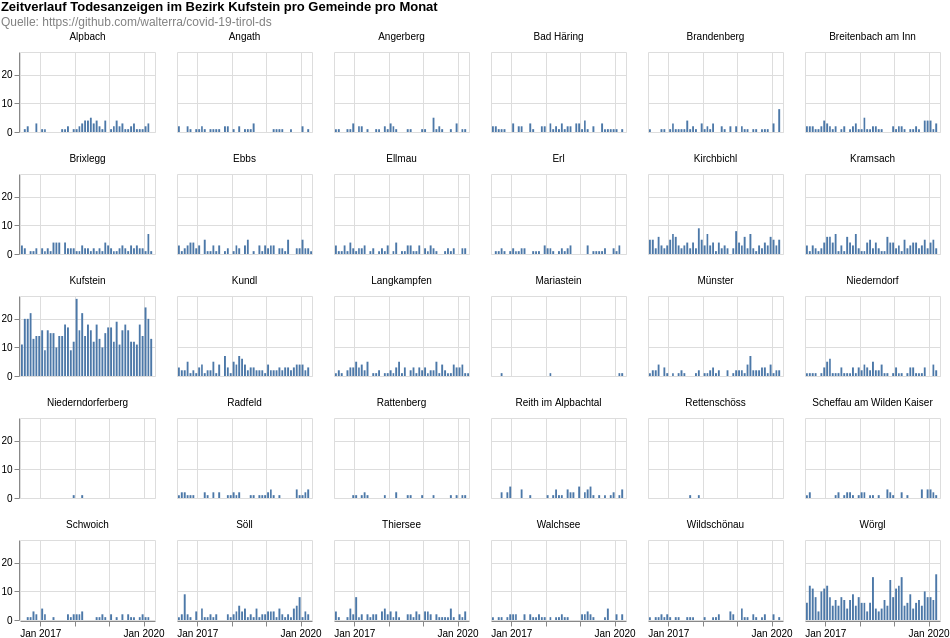

Express this chart as Vega-Lite.
### Vega-Lite specification from a JSON file in a GitHub repository (floating-point values rounded to 4 significant figures; data arrays with more than 128 entries replaced by an {"elided": "..."} marker saying what was removed)
{"config": {"view": {"continuousWidth": 400, "continuousHeight": 300}}, "data": {"name": "data-6d5b8087c8a1a7a0a021d6d43509f73e"}, "facet": {"type": "nominal", "field": "municipaly", "title": null}, "spec": {"layer": [{"mark": "bar", "encoding": {"tooltip": [{"type": "temporal", "field": "date", "timeUnit": "yearmonth"}, {"type": "quantitative", "aggregate": "sum", "field": "count"}], "x": {"type": "temporal", "field": "date", "timeUnit": "yearmonth", "title": null}, "y": {"type": "quantitative", "aggregate": "sum", "field": "count", "title": null}}, "height": 80, "width": 135}]}, "columns": 6, "padding": 0, "title": {"text": ["Zeitverlauf Todesanzeigen im Bezirk Kufstein pro Gemeinde pro Monat"], "subtitle": ["Quelle: https://github.com/walterra/covid-19-tirol-ds"], "color": "black", "subtitleColor": "gray"}, "$schema": "https://vega.github.io/schema/vega-lite/v4.0.2.json", "datasets": {"data-6d5b8087c8a1a7a0a021d6d43509f73e": {"elided": "2627 records"}}}
